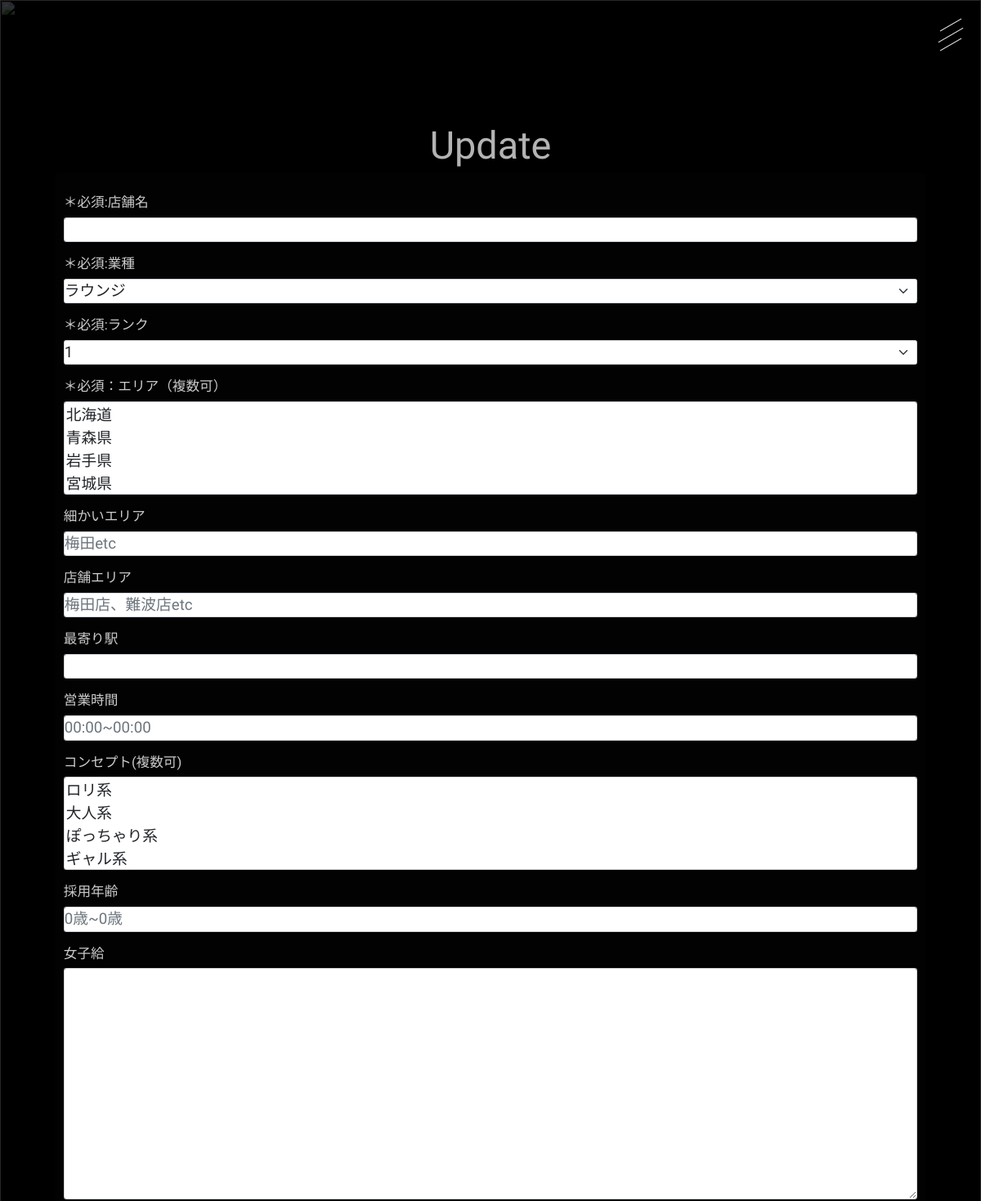
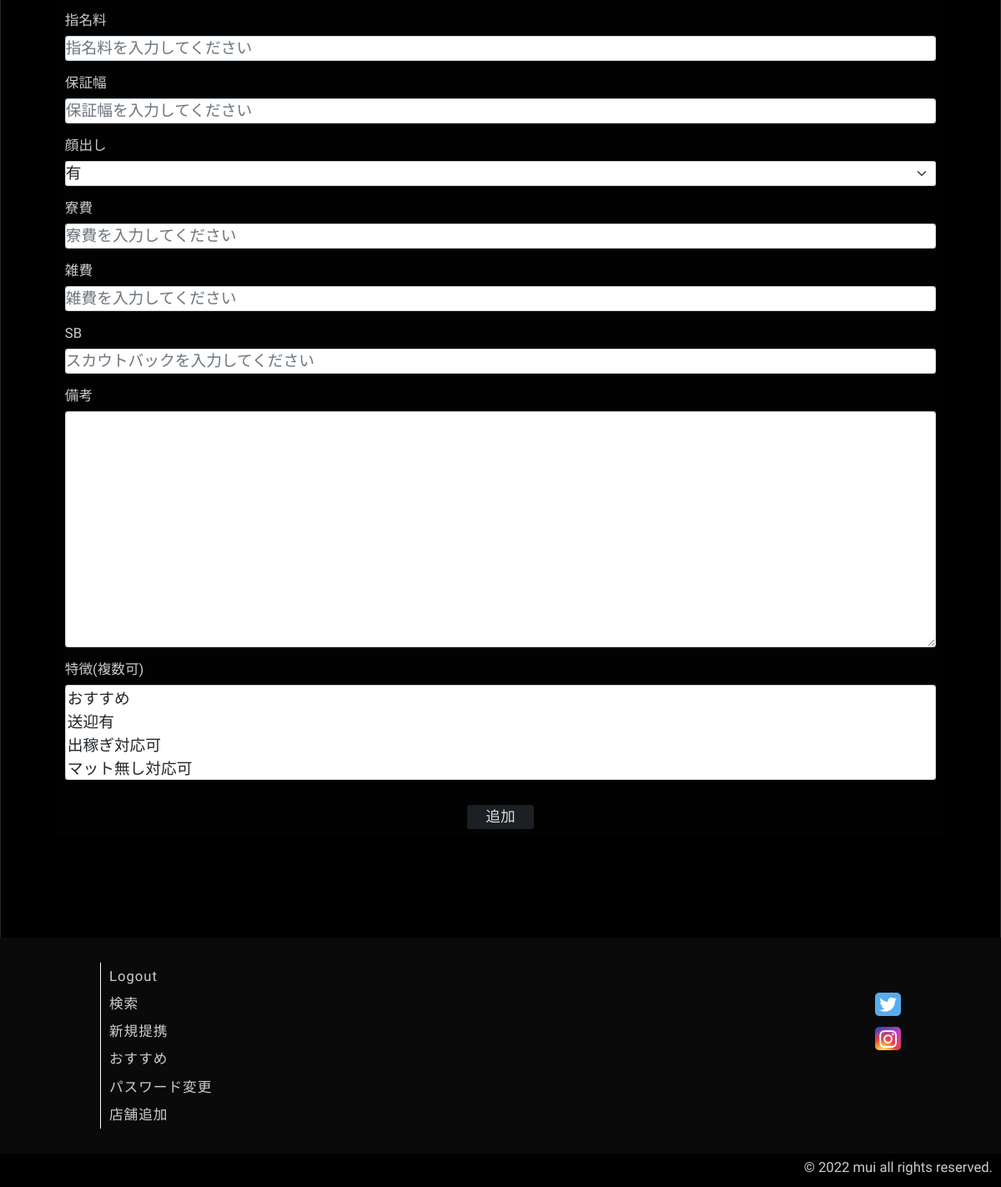
Page /3/update (signed in) on the earlier database version (2 pictures, top to bottom).
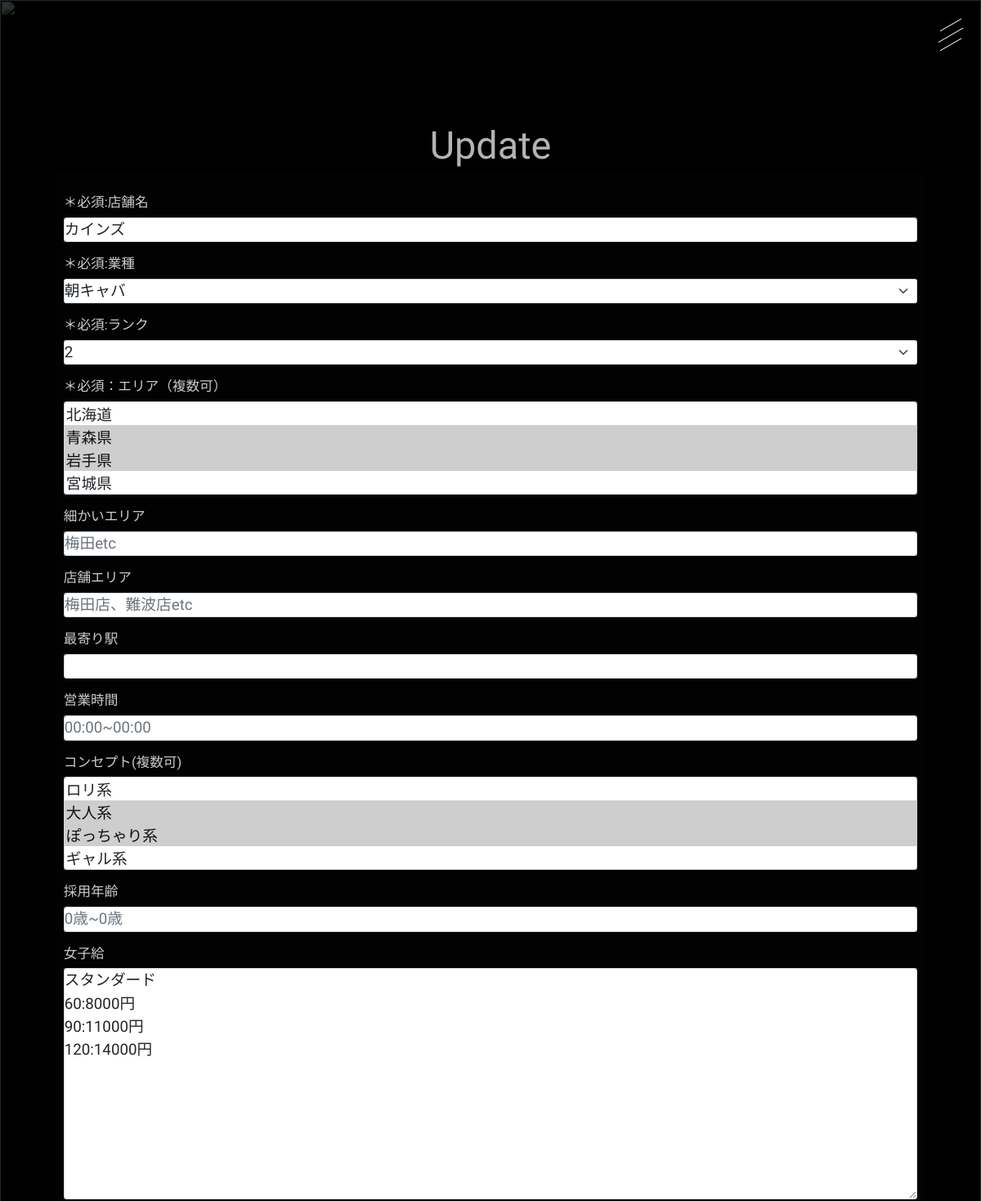
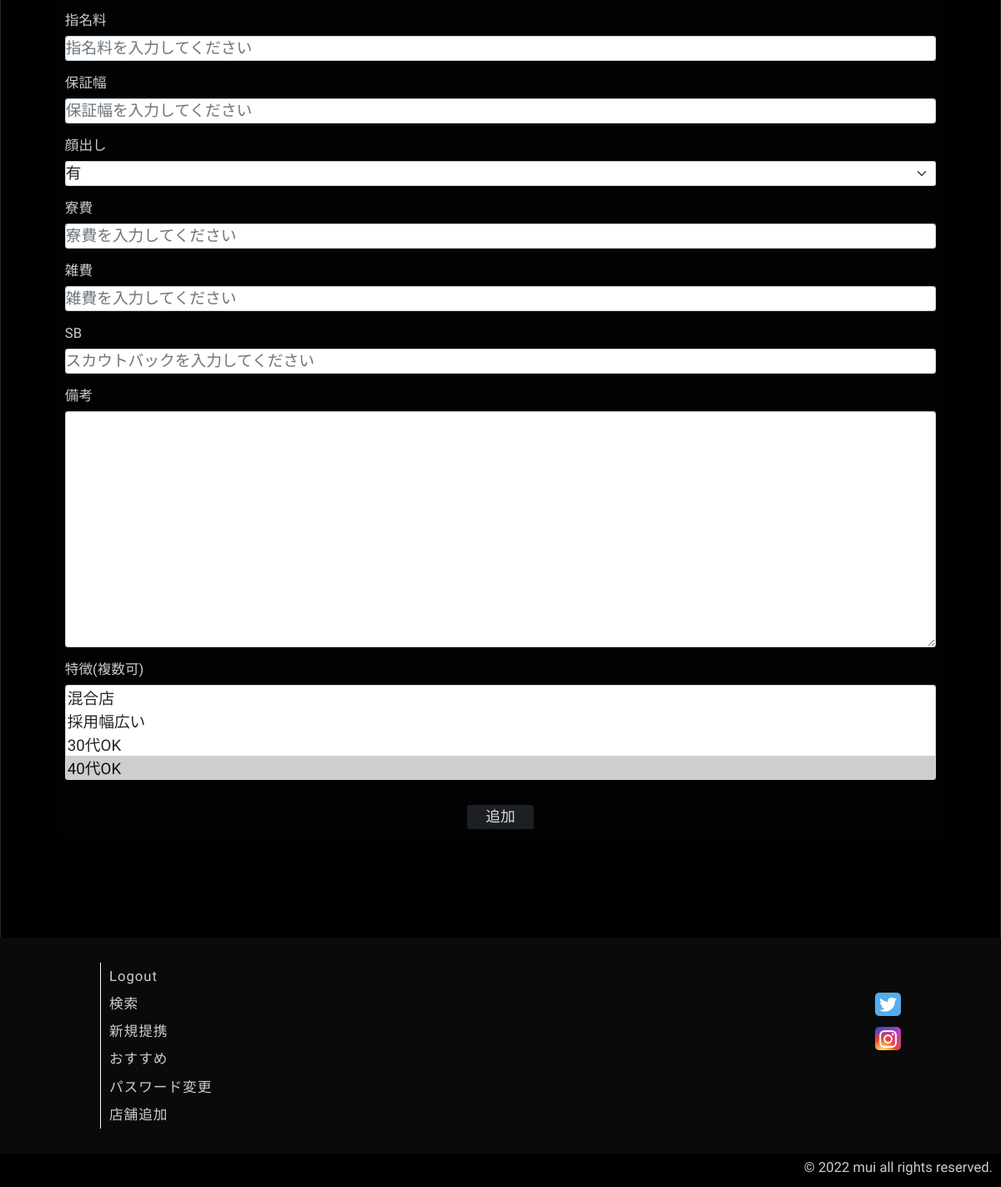
Same page on the later database version (2 pictures, top to bottom).
### app.py (models this page shows)
class Store(db.Model):
    __tablename__ = 'stores'
    id = db.Column(db.Integer, primary_key=True)
    name = db.Column(db.String(50), nullable=False)
    industry = db.Column(db.String(20), nullable=False)
    rank = db.Column(db.String(15), nullable=False)
    pref = db.Column(db.String(200), nullable=False)
    area = db.Column(db.String(100))
    store_area = db.Column(db.String(200))
    station = db.Column(db.String(200))
    time = db.Column(db.String(50))
    concept = db.Column(db.String(50))
    age = db.Column(db.String(100))
    salary = db.Column(db.String(400), nullable=False)
    nomination = db.Column(db.String(50))
    guarantee = db.Column(db.String(50))
    face = db.Column(db.String(20))
    dormitory = db.Column(db.String(20))
    sundry = db.Column(db.String(50))
    back = db.Column(db.String(20))
    remark = db.Column(db.String(400))
    store_tag = db.Column(db.String(100))
    search_tag = db.Column(db.String(100))
    created_at = db.Column(db.DateTime, default=datetime.now(pytz.timezone('Asia/Tokyo')))
    store_img = db.Column(db.String(200))

### app.py (the view)
@app.route("/<int:id>/update", methods=['GET','POST'])
@login_required
def update(id):
    storeList = Store.query.get(id)
    if request.method == 'POST':
        storeList.name = request.form['name']
        storeList.industry = request.form['industry']
        storeList.rank = request.form['rank']
        beforeP = request.form.getlist('pref')
        storeList.pref = ",".join(beforeP)
        storeList.area = request.form['area']
        storeList.store_area = request.form['store_area']
        storeList.station = request.form['station']
        storeList.time = request.form['time']
        beforeC = request.form.getlist('concept')
        storeList.concept = ",".join(beforeC)
        storeList.age = request.form['age']
        storeList.salary = request.form['salary']
        storeList.nomination = request.form['nomination']
        storeList.guarantee = request.form['guarantee']
        storeList.face = request.form['face']
        storeList.dormitory = request.form['remark']
        storeList.sundry = request.form['sundry']
        storeList.back = request.form['back']
        storeList.remark = request.form['remark']
        beforeT = request.form.getlist('store_tag')
        storeList.store_tag = ",".join(beforeT)
        storeList.search_tag = str(request.form.getlist('store_tag'))
        if storeList.name != '' and storeList.industry != '' and storeList.rank != '' and storeList.pref != '' and storeList.salary != '':
            try:
                db.session.commit()
                return render_template('auth/detail.html', store = storeList)
            except:
                return render_template('auth/except.html')
        else:
            err_msg = "＊必須項目を入力してください"
            return render_template('auth/update.html', store = storeList, err_msg = err_msg)
    else:
        return render_template('auth/update.html', store = storeList)

### app.py (called while the page is built)
@login_manager.user_loader
def load_user(user_id):
    return User.query.get(int(user_id))

### templates/auth/update.html (shortened to what this page needs)
{% extends "base.html" %}
{% block header %}
    <div class="burger_btn">
        <span class="bar bar_top"></span>
        <span class="bar bar_mid"></span>
        <span class="bar bar_bottom"></span>
    </div>
{% endblock %}
{% block content %}
    {% if request.method == 'GET' %}
    <div class="create">
        <div class="create_wrapper">
            <h1 class="create_title">Update</h1>
            <div class="container">
                <form action="" enctype="multipart/form-data" method="POST" class="create_form">
                    <label for="name">＊必須:店舗名</label>
                    <input type="text" name="name" class="form-control" value="{{ store.name }}">
                    <label for="industry">＊必須:業種</label>
                    <select name="industry" id="" class="form-select form-select-sm">
                        <option value="ラウンジ" {% if "ラウンジ" in store.industry %}selected{% endif %}>ラウンジ</option>
                        <option value="朝キャバ" {% if "朝キャバ" in store.industry %}selected{% endif %}>朝キャバ</option>
                    </select>
                    <label for="rank">＊必須:ランク</label>
                    <select name="rank" id="" class="form-select form-select-sm">
                        <option value="1" {% if "1" in store.rank %}selected{% endif %}>1</option>
                        <option value="2" {% if "2" in store.rank %}selected{% endif %}>2</option>
                    </select>
                    <label for="pref">＊必須：エリア（複数可）</label>
                    <select name="pref" id="" multiple class="form-select form-select-sm">
                        <option value="北海道" {% if "北海道" in store.pref %}selected{% endif %}>北海道</option>
                        <option value="青森県" {% if "青森県" in store.pref %}selected{% endif %}>青森県</option>
                        <option value="岩手県" {% if "岩手県" in store.pref %}selected{% endif %}>岩手県</option>
                        <option value="宮城県" {% if "宮城県" in store.pref %}selected{% endif %}>宮城県</option>
                        <option value="秋田県" {% if "秋田県" in store.pref %}selected{% endif %}>秋田県</option>
                    </select>
                    <label for="area">細かいエリア</label>
                    <input type="text" name="area" placeholder="梅田etc" class="form-control" value="{{ store.area }}">
                    <label for="store_area">店舗エリア</label>
                    <input type="text" name="store_area" placeholder="梅田店、難波店etc" class="form-control" value="{{ store.store_area }}">
                    <label for="station">最寄り駅</label>
                    <input type="text" name="station" class="form-control" value="{{ store.station }}">
                    <label for="time">営業時間</label>
                    <input type="text" name="time" placeholder="00:00~00:00" class="form-control" value="{{ store.time }}">
                    <label for="concept">コンセプト(複数可)</label>
                    <select name="concept" id="" multiple class="form-select form-select-sm">
                        <option value="ロリ系" {% if "ロリ系" in store.concept %}selected{% endif %}>ロリ系</option>
                        <option value="大人系" {% if "大人系" in store.concept %}selected{% endif %}>大人系</option>
                        <option value="ぽっちゃり系" {% if "ぽっちゃり系" in store.concept %}selected{% endif %}>ぽっちゃり系</option>
                        <option value="ギャル系" {% if "ギャル系" in store.concept %}selected{% endif %}>ギャル系</option>
                        <option value="清楚系" {% if "清楚系" in store.concept %}selected{% endif %}>清楚系</option>
                    </select>
                    <label for="age">採用年齢</label>
                    <input type="text" name="age" placeholder="0歳~0歳" class="form-control" value="{{ store.age }}">
                    <label for="salary">女子給</label>
                    <textarea name="salary" id="" cols="30" rows="10" class="form-control">{{ store.salary }}</textarea>
                    <label for="nomination">指名料</label>
                    <input type="text" name="nomination" placeholder="指名料を入力してください" class="form-control" value="{{ store.nomination }}">
                    <label for="guarantee">保証幅</label>
                    <input type="text" name="guarantee" placeholder="保証幅を入力してください" class="form-control" value="{{ store.guarantee }}">
                    <label for="face">顔出し</label>
                    <select name="face" id="" class="form-select form-select-sm">
                        <option value="有" {% if "有" in store.face %}selected{% endif %}>有</option>
                    </select>
                    <label for="dormitory">寮費</label>
                    <input type="text" name="dormitory" placeholder="寮費を入力してください" class="form-control" value="{{ store.dormitory }}">
                    <label for="sundry">雑費</label>
                    <input type="text" name="sundry" placeholder="雑費を入力してください" class="form-control" value="{{ store.sundry }}">
                    <label for="back">SB</label>
                    <input type="text" name="back" placeholder="スカウトバックを入力してください" class="form-control" value="{{ store.back }}">
                    <label for="remark">備考</label>
                    <textarea name="remark" id="" cols="30" rows="10" class="form-control">{{ store.remark }}</textarea>
                    <label for="store_tag">特徴(複数可)</label>
                    <select name="store_tag" id="" multiple class="form-select form-select-sm">
                        <option value="おすすめ" {% if "おすすめ" in store.store_tag %}selected{% endif %}>おすすめ</option>
                        <option value="送迎有" {% if "送迎有" in store.store_tag %}selected{% endif %}>送迎有</option>
                        <option value="出稼ぎ対応可" {% if "出稼ぎ対応可" in store.store_tag %}selected{% endif %}>出稼ぎ対応可</option>
                        <option value="マット無し対応可" {% if "マット無し対応可" in store.store_tag %}selected{% endif %}>マット無し対応可</option>
                        <option value="S着" {% if "S着" in store.store_tag %}selected{% endif %}>S着</option>
                        <option value="NS" {% if "NS" in store.store_tag %}selected{% endif %}>NS</option>
                        <option value="混合店" {% if "混合店" in store.store_tag %}selected{% endif %}>混合店</option>
                        <option value="採用幅広い" {% if "採用幅広い" in store.store_tag %}selected{% endif %}>採用幅広い</option>
                        <option value="30代OK" {% if "30代OK" in store.store_tag %}selected{% endif %}>30代OK</option>
                        <option value="40代OK" {% if "40代OK" in store.store_tag %}selected{% endif %}>40代OK</option>
                        <option value="タトゥー対応可" {% if "タトゥー対応可" in store.store_tag %}selected{% endif %}>タトゥー対応可</option>
                    </select>
                    <input type="submit" value="追加" class="btn btn-dark">
                </form>
            </div>
        </div>
    </div>
    {% endif %}
{% endblock %}
{% block footer %}
    <div class="footer_contents">
        <div class="footer_items">
            <a href="{{url_for('logout')}}">Logout</a>
            <a href="{{url_for('search')}}">検索</a>
            <a href="{{url_for('info')}}">新規提携</a>
            <a href="{{url_for('favorite')}}">おすすめ</a>
            {% if current_user.id == 1 %}
                <a href="{{url_for('edit')}}">パスワード変更</a>
                <a href="{{url_for('create')}}">店舗追加</a>
            {% endif %}
        </div>
        <div class="sns_items">
            <a href="" class="sns_link"><span class="sns_icon bi bi-twitter"></span></a>
            <a href="" class="sns_link"><span class="sns_icon bi bi-instagram"></span></a>
        </div>
    </div>
    <div class="copy_right">
        <p>© 2022 mui all rights reserved.</p>
    </div>
{% endblock %}

### templates/base.html (shortened to what this page needs)
<!DOCTYPE html>
<html lang="en">
<head>
    <link href="https://unpkg.com/sanitize.css/forms.css" rel="stylesheet"/>
    <link href="https://cdn.jsdelivr.net/npm/bootstrap@5.0.2/dist/css/bootstrap.min.css" rel="stylesheet">
    <link rel="stylesheet" href="https://cdn.jsdelivr.net/npm/bootstrap-icons@1.4.0/font/bootstrap-icons.css">
    <link rel="stylesheet" href="{{url_for('static', filename='css/style.css')}}">
</head>
<body>
<div class="wrap">
    <header>
        {% block header %}
        {% endblock %}
    </header>
    {% block content %}
    {% endblock %}
    <footer>
        {% block footer %}
        {% endblock %}
    </footer>
</div>
</body>
</html>

### static/css/style.css (style rules this page uses)
html { font-size: 65%; }
* { box-sizing: border-box; }
body { width: 100%; margin: 0; padding: 0; }
.wrap { overflow: hidden; }
header { position: absolute; width: 100%; height: 50px; z-index: 4; }
header .burger_btn { position: fixed; width: 45px; top: 20px; right: 15px; height: 45px; border: none; z-index: 5; }
header .burger_btn .bar { height: 1px; position: absolute; left: 50%; transform: translateX(-50%); background-color: rgba(255, 255, 255, 0.85); z-index: 5; }
header .burger_btn .bar_top { width: 30px; top: 10px; right: 50%; transform: translateX(-50%) rotate(-30deg); transition: 0.5s; }
header .burger_btn .bar_mid { width: 35px; top: 50%; transform: translate(-50%, -50%) rotate(-30deg); transition: 0.5s; }
header .burger_btn .bar_bottom { width: 30px; right: 50%; bottom: 10px; transform: translateX(-50%) rotate(-30deg); transition: 0.5s; }
.create { position: relative; width: 100vw; min-height: 100vh; background-color: black; }
.create .create_wrapper { padding-top: 150px; padding-bottom: 120px; width: 90%; min-width: 300px; margin-left: 50%; transform: translateX(-50%); }
.create .create_wrapper .create_title { text-align: center; font-size: 4.5rem; font-family: "Vujahday Script", cursive; color: rgba(255, 255, 255, 0.7); }
.create .create_wrapper .create_form { padding: 10px; background-color: rgba(3, 3, 3, 0.85); border-radius: 5px; }
.create .create_wrapper .create_form label { margin-top: 15px; margin-bottom: 5px; font-size: 1.6rem; font-family: "Zen Kaku Gothic New", sans-serif; color: rgba(255, 255, 255, 0.8); }
.create .create_wrapper .create_form .form-control { padding: 0; margin: 0; font-size: 1.8rem; font-family: "Zen Kaku Gothic New", sans-serif; }
.create .create_wrapper .create_form .form-select { padding: 0; margin: 0; font-size: 1.8rem; font-family: "Zen Kaku Gothic New", sans-serif; }
.create .create_wrapper .create_form .btn { width: 80px; margin-top: 30px; margin-left: 50%; padding: 0; transform: translateX(-50%); opacity: 0.85; font-size: 1.7rem; font-family: "Luxurious Roman", cursive; }
footer { position: relative; width: 100%; background-color: #0a0a0a; z-index: 1; }
footer .footer_contents { display: flex; justify-content: space-between; padding-top: 30px; width: 100%; }
footer .footer_contents .footer_items { display: flex; flex-direction: column; width: 150px; margin-left: 10%; margin-bottom: 30px; padding-left: 10px; line-height: 2; border-left: 1px solid white; }
footer .footer_contents .footer_items a { display: flex; text-decoration: none; font-size: 1.6rem; font-family: "Zen Kaku Gothic New", sans-serif; letter-spacing: 1px; color: rgba(255, 255, 255, 0.8); }
footer .footer_contents .sns_items { display: flex; flex-direction: column; margin-top: 30px; margin-right: 10%; }
footer .footer_contents .sns_items .sns_link { display: block; text-decoration: none; text-align: center; font-size: 2rem; line-height: 2; }
footer .footer_contents .sns_items .sns_link .bi-twitter { padding: 0 5px; border-radius: 5px; color: white; background-color: #55acee; }
footer .footer_contents .sns_items .sns_link .bi-instagram { padding: 0 5px; border-radius: 5px; color: white; background: radial-gradient(circle farthest-corner at 32% 106%, #ffe17d 0%, #ffcd69 10%, #fa9137 28%, #eb4141 42%, transparent 82%), linear-gradient(135deg, #234bd7 12%, #c33cbe 58%); }
footer .copy_right { width: 100%; height: 40px; padding-top: 5px; padding-right: 10px; background-color: black; }
footer .copy_right p { text-align: right; font-size: 1.6rem; font-family: "Luxurious Roman", cursive; color: rgba(255, 255, 255, 0.8); }

Differences in the rows shown:
added Store: name "カインズ", industry "朝キャバ", rank "2", pref "北海道 / 青森県 ☑ / 岩手県 ☑ / 宮城県", concept "ロリ系 / 大人系 ☑ / ぽっちゃり系 ☑ / ギャル系", salary "スタンダード 60:8000円 90:11000円 120:14000円", store_tag "混合店 / 採用幅広い / 30代OK / 40代OK ☑"
Other differences:
form field industry: "ラウンジ" → (not shown)
form field rank: "1" → (not shown)
form field pref: "北海道 / 青森県 / 岩手県 / 宮城県" → (not shown)
form field concept: "ロリ系 / 大人系 / ぽっちゃり系 / ギャル系" → (not shown)
form field store_tag: "おすすめ / 送迎有 / 出稼ぎ対応可 / マット無し対応可" → (not shown)
